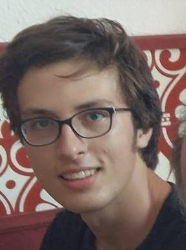
#> input picture Prueba openCV/foto ale.PNG, 186 x 250 px, found by its file name
$ python 'prueba de openCV.py'
#> lines starting #> are read from the running program, lines starting #| are printed output that depends on the picture
import numpy
import cv2
import matplotlib.pyplot as plt

img=cv2.imread("foto ale.png")
#> img is the input picture: shape (250, 186, 3); mean B, G, R 101.9, 107.6, 125.4
img=cv2.imread("foto ale.png", cv2.IMREAD_GRAYSCALE)
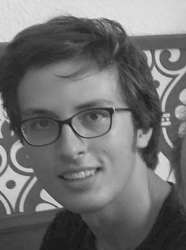
#> img: shape (250, 186); min 21, max 235, mean 113.2
cv2.imwrite("foto ale2.png", img)
cv2.imshow("imagen",img)
plt.imshow(img)
plt.xticks([]), plt.yticks([])
plt.show()
